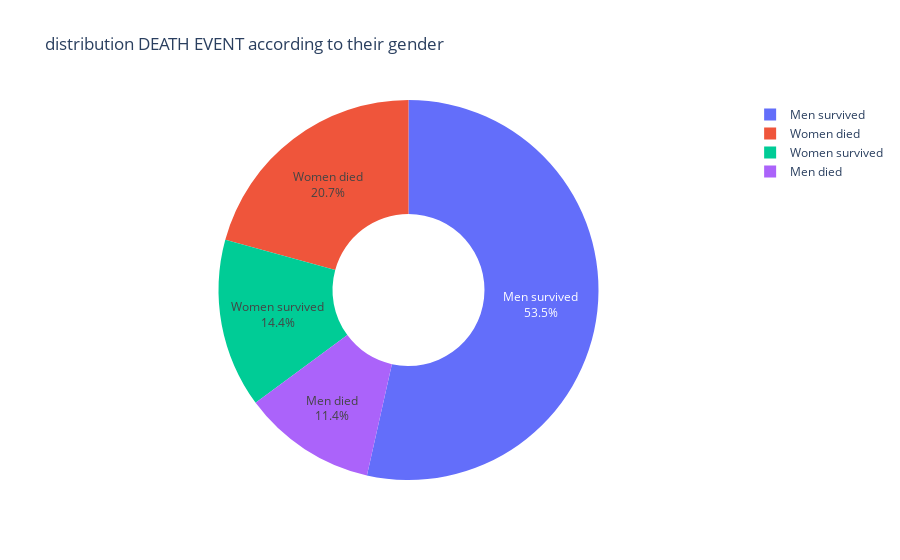

Notebook code cell kept with this figure:
### Markdown cell above
About 1/3 of death in our data is caused by Heart Failure.

### Code cell
hf_sex = len(df_hf)
hf_w = len(df_hf[df_hf["sex"]==0])
hf_m = hf_sex - hf_w

men_died = len(df_hf.loc[(df_hf["DEATH_EVENT"]==1) &(df_hf['sex']==0)])
men_survived = hf_m - men_died

women_died = len(df_hf.loc[(df_hf["DEATH_EVENT"]==1) & (df_hf['sex']==1)])
women_survived = hf_w - women_died

labels = ['Men died','Men survived','Women died','Women survived']
values = [men_died, men_survived, women_died, women_survived]

fig = go.Figure(data=[go.Pie(labels=labels, values=values,textinfo='label+percent',hole=0.4)])
fig.update_layout(
    title_text="distribution DEATH EVENT according to their gender")
fig.show()

### Figure 1 — Plotly figure (JSON) as saved in the notebook; plotly's stock layout.template omitted (floating-point values rounded to 4 significant figures)
{"data": [{"hole": 0.4, "labels": ["Men died", "Men survived", "Women died", "Women survived"], "textinfo": "label+percent", "type": "pie", "values": [34, 160, 62, 43]}], "layout": {"title": {"text": "distribution DEATH EVENT according to their gender"}}}
